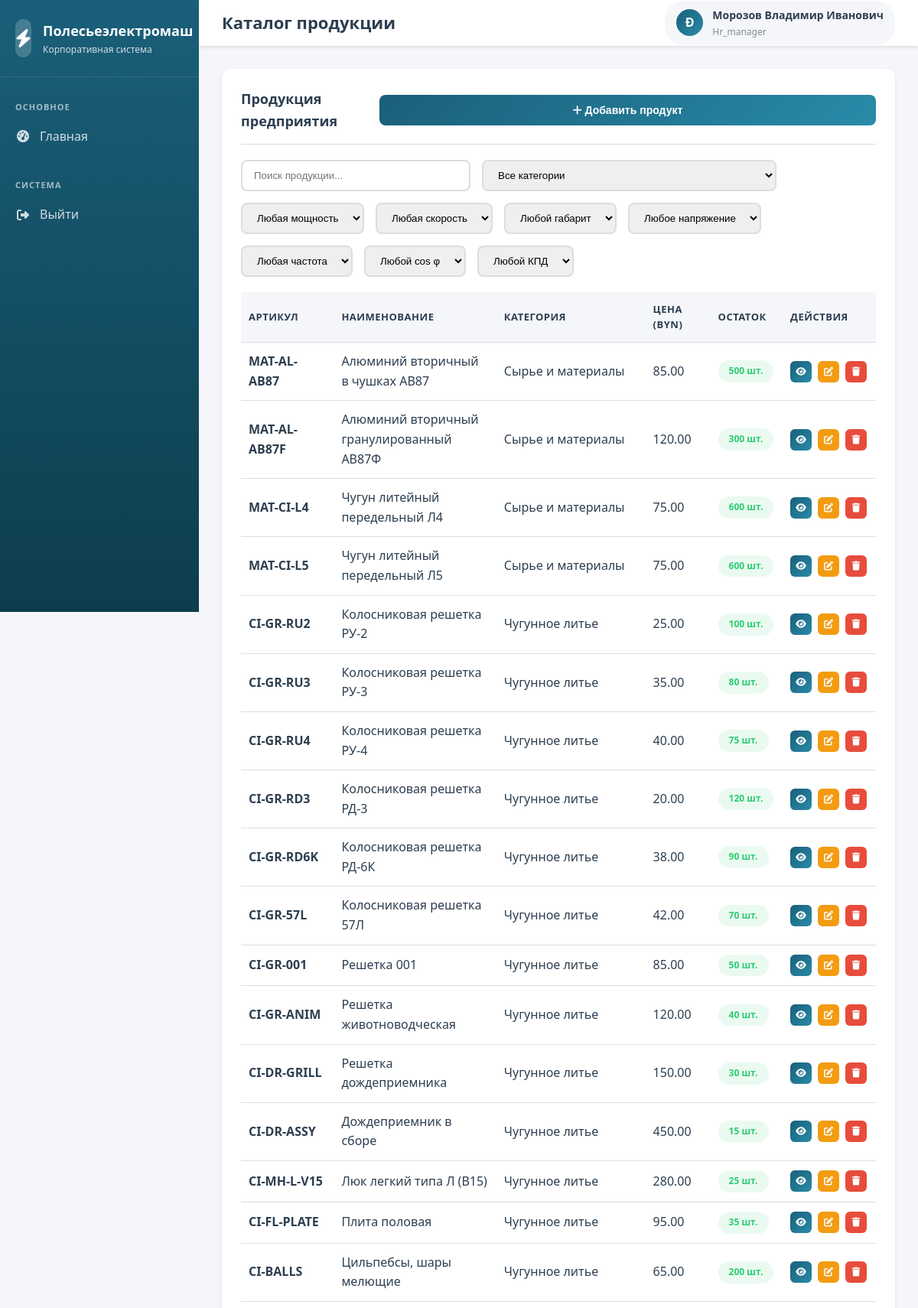
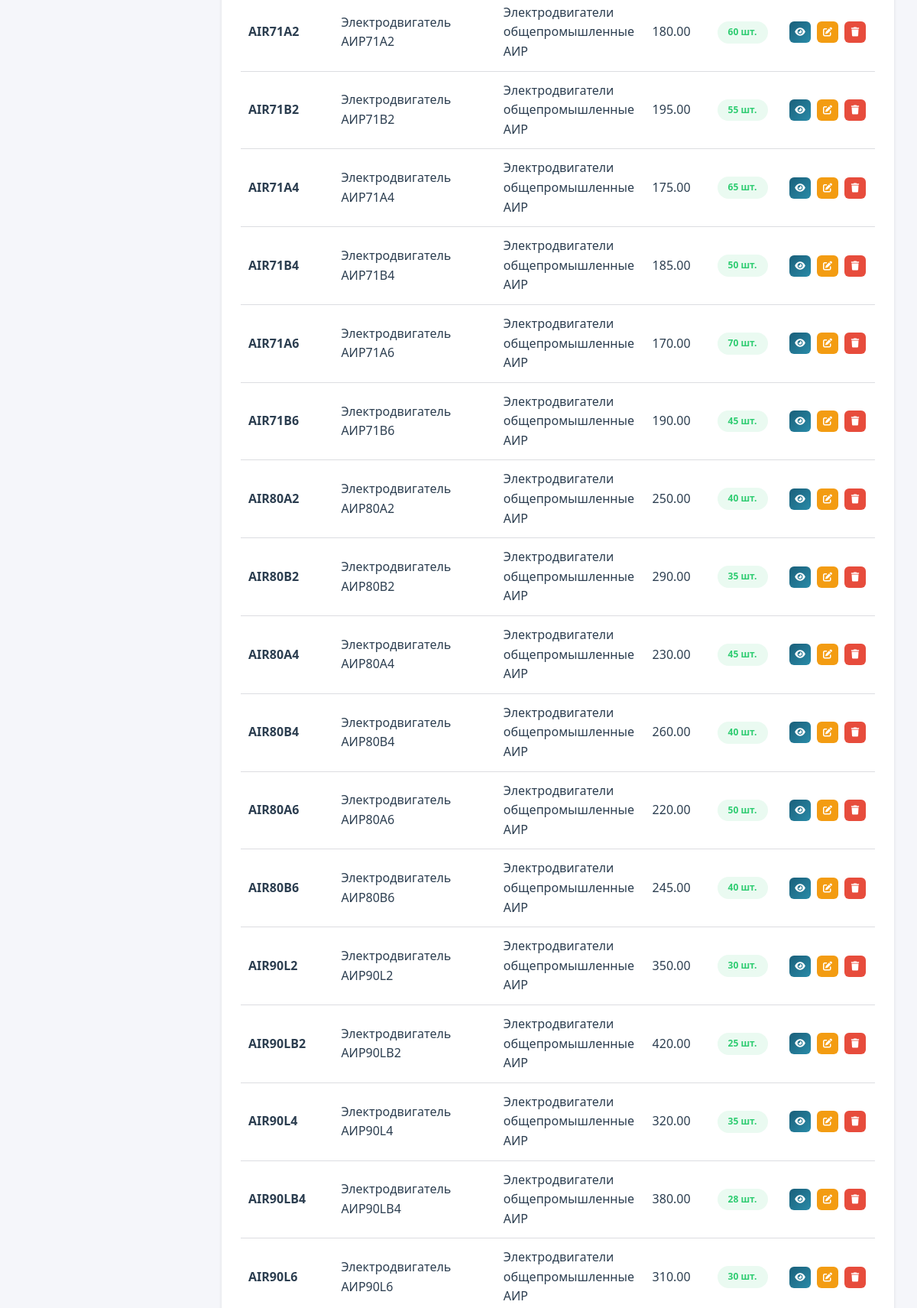
Page /modules/products/index.php (signed in, upper part) on the committed database (2 pictures, top to bottom).
### tables this page shows
CREATE TABLE products (
    id INT AUTO_INCREMENT PRIMARY KEY,
    product_code VARCHAR(50) NOT NULL UNIQUE,
    product_name VARCHAR(200) NOT NULL,
    category_id INT,
    description TEXT,
    specifications JSON,
    base_price DECIMAL(10,2) NOT NULL,
    currency VARCHAR(3) DEFAULT 'BYN',
    weight DECIMAL(10,3) DEFAULT 0 COMMENT 'Вес единицы продукции в кг',
    stock_quantity INT DEFAULT 0,
    min_stock_level INT DEFAULT 10,
    is_active TINYINT(1) DEFAULT 1,
    created_at TIMESTAMP DEFAULT CURRENT_TIMESTAMP,
    updated_at TIMESTAMP DEFAULT CURRENT_TIMESTAMP ON UPDATE CURRENT_TIMESTAMP,
    FOREIGN KEY (category_id) REFERENCES product_categories(id) ON DELETE SET NULL
);

CREATE TABLE product_categories (
    id INT AUTO_INCREMENT PRIMARY KEY,
    category_name VARCHAR(100) NOT NULL,
    parent_id INT NULL,
    description TEXT,
    created_at TIMESTAMP DEFAULT CURRENT_TIMESTAMP,
    FOREIGN KEY (parent_id) REFERENCES product_categories(id) ON DELETE SET NULL
);

### modules/products/index.php (the view, shortened to what this page needs)
<?php
$pdo = getDBConnection();
$userFullName = $_SESSION['full_name'];
$initials = strtoupper(substr($userFullName, 0, 1));
try {
    $stmt = $pdo->query("
        SELECT p.*, pc.category_name
        FROM products p
        LEFT JOIN product_categories pc ON p.category_id = pc.id
        ORDER BY p.created_at DESC
    ");
    $products = $stmt->fetchAll();
} catch (PDOException $e) {
    $error = 'Ошибка загрузки данных';
    $products = [];
    $categories = [];
}
?>
<!DOCTYPE html>
<html lang="ru">
<head>
    <link rel="stylesheet" href="../../assets/css/style.css">
    <link rel="stylesheet" href="https://cdnjs.cloudflare.com/ajax/libs/font-awesome/6.4.0/css/all.min.css">
</head>
<body>
    <div class="dashboard-container">
        <aside class="sidebar">
            <div class="sidebar-header">
                <div class="sidebar-logo">
                    <div class="logo-icon">
                        <i class="fas fa-bolt"></i>
                    </div>
                    <div class="logo-text">
                        <h2>Полесьеэлектромаш</h2>
                        <p>Корпоративная система</p>
                    </div>
                </div>
            </div>
            <?php
            include '../../includes/sidebar.php';
            ?>
        </aside>
        <div class="main-content">
            <header class="header">
                <div class="header-left">
                    <div class="header-title">
                        <h1>Каталог продукции</h1>
                    </div>
                </div>
                <div class="header-right">
                    <div class="user-info">
                        <div class="user-avatar">
                            <?php echo $initials; ?>
                        </div>
                        <div class="user-details">
                            <span class="user-name"><?php echo htmlspecialchars($userFullName); ?></span>
                            <span class="user-role"><?php echo ucfirst($userRole); ?></span>
                        </div>
                    </div>
                </div>
            </header>
            <div class="content-area">
                <div class="card">
                    <div class="card-header">
                        <h2 class="card-title">Продукция предприятия</h2>
                        <button class="btn btn-primary" onclick="openModal('addProductModal')">
                            <i class="fas fa-plus"></i> Добавить продукт
                        </button>
                    </div>
                    <div style="margin-bottom: 20px; display: flex; gap: 15px; flex-wrap: wrap;">
                        <input
                            type="text"
                            id="productSearch"
                            placeholder="Поиск продукции..."
                            onkeyup="filterProducts()"
                            style="padding: 10px 15px; border: 2px solid var(--border-color); border-radius: 8px; width: 300px;"
                        >
                        <select id="categoryFilter" onchange="filterProducts()" style="padding: 10px 15px; border: 2px solid var(--border-color); border-radius: 8px;">
                            <option value="">Все категории</option>
                        </select>
                        <select id="powerFilter" onchange="filterProducts()" style="padding: 10px 15px; border: 2px solid var(--border-color); border-radius: 8px;">
                            <option value="">Любая мощность</option>
                        </select>
                        <select id="speedFilter" onchange="filterProducts()" style="padding: 10px 15px; border: 2px solid var(--border-color); border-radius: 8px;">
                            <option value="">Любая скорость</option>
                        </select>
                        <select id="frameFilter" onchange="filterProducts()" style="padding: 10px 15px; border: 2px solid var(--border-color); border-radius: 8px;">
                            <option value="">Любой габарит</option>
                        </select>
                        <select id="voltageFilter" onchange="filterProducts()" style="padding: 10px 15px; border: 2px solid var(--border-color); border-radius: 8px;">
                            <option value="">Любое напряжение</option>
                        </select>
                        <select id="frequencyFilter" onchange="filterProducts()" style="padding: 10px 15px; border: 2px solid var(--border-color); border-radius: 8px;">
                            <option value="">Любая частота</option>
                        </select>
                        <select id="cosPhiFilter" onchange="filterProducts()" style="padding: 10px 15px; border: 2px solid var(--border-color); border-radius: 8px;">
                            <option value="">Любой cos φ</option>
                        </select>
                        <select id="efficiencyFilter" onchange="filterProducts()" style="padding: 10px 15px; border: 2px solid var(--border-color); border-radius: 8px;">
                            <option value="">Любой КПД</option>
                        </select>
                    </div>
                    <div class="table-responsive">
                        <table class="data-table" id="productsTable">
                            <thead>
                                <tr>
                                    <th>Артикул</th>
                                    <th>Наименование</th>
                                    <th>Категория</th>
                                    <th>Цена (BYN)</th>
                                    <th>Остаток</th>
                                    <th>Действия</th>
                                </tr>
                            </thead>
                            <tbody>
                                <?php if (empty($products)): ?>
                                    <tr>
                                        <td colspan="6" class="text-center">Продукция не найдена</td>
                                    </tr>
                                <?php else: ?>
                                    <?php foreach ($products as $product): ?>
                                        <?php
                                        $specs = json_decode($product['specifications'] ?? '{}', true);
                                        $productWithSpecs = $product;
                                        $productWithSpecs['specifications'] = $specs;
                                        ?>
                                        <tr data-category="<?php echo $product['category_id'] ?? ''; ?>"
                                            data-power="<?php echo isset($specs['power_kw']) ? $specs['power_kw'] : ''; ?>"
                                            data-speed="<?php echo isset($specs['rpm']) ? $specs['rpm'] : ''; ?>"
                                            data-frame="<?php echo isset($specs['frame_size_mm']) ? $specs['frame_size_mm'] : ''; ?>"
                                            data-voltage="<?php echo isset($specs['voltage_v']) ? $specs['voltage_v'] : ''; ?>"
                                            data-frequency="<?php echo isset($specs['frequency_hz']) ? $specs['frequency_hz'] : ''; ?>"
                                            data-cosphi="<?php echo isset($specs['cos_phi']) ? $specs['cos_phi'] : ''; ?>"
                                            data-efficiency="<?php echo isset($specs['efficiency_pct']) ? $specs['efficiency_pct'] : ''; ?>"
                                            data-product='<?php echo htmlspecialchars(json_encode($productWithSpecs, JSON_UNESCAPED_UNICODE), ENT_QUOTES); ?>'>
                                            <td><strong><?php echo htmlspecialchars($product['product_code']); ?></strong></td>
                                            <td><?php echo htmlspecialchars($product['product_name']); ?></td>
                                            <td><?php echo htmlspecialchars($product['category_name'] ?? 'Не указана'); ?></td>
                                            <td><?php echo number_format($product['base_price'], 2); ?></td>
                                            <td>
                                                <?php if ($product['stock_quantity'] <= $product['min_stock_level']): ?>
                                                    <span class="badge badge-danger"><?php echo $product['stock_quantity']; ?> шт.</span>
                                                <?php else: ?>
                                                    <span class="badge badge-success"><?php echo $product['stock_quantity']; ?> шт.</span>
                                                <?php endif; ?>
                                            </td>
                                            <td>
                                                <div class="action-buttons">
                                                    <button class="btn btn-sm btn-icon btn-primary" title="Просмотр характеристик" onclick="viewProduct(<?php echo $product['id']; ?>)">
                                                        <i class="fas fa-eye"></i>
                                                    </button>
                                                    <button class="btn btn-sm btn-icon btn-secondary" title="Редактировать" onclick="editProduct(<?php echo $product['id']; ?>)">
                                                        <i class="fas fa-edit"></i>
                                                    </button>
                                                    <button class="btn btn-sm btn-icon btn-danger" title="Удалить" onclick="deleteProduct(<?php echo $product['id']; ?>, '<?php echo htmlspecialchars($product['product_name']); ?>')">
                                                        <i class="fas fa-trash"></i>
                                                    </button>
                                                </div>
                                            </td>
                                        </tr>
                                    <?php endforeach; ?>
                                <?php endif; ?>
                            </tbody>
                        </table>
                    </div>
                </div>
            </div>
        </div>
    </div>
</body>
</html>

### rows in the picture
products: product_code "MAT-AL-AB87", product_name "Алюминий вторичный в чушках АВ87", category.category_name "Сырье и материалы", base_price "85.00", stock_quantity "500"
products: product_code "MAT-AL-AB87F", product_name "Алюминий вторичный гранулированный АВ87Ф", category.category_name "Сырье и материалы", base_price "120.00", stock_quantity "300"
products: product_code "MAT-CI-L4", product_name "Чугун литейный передельный Л4", category.category_name "Сырье и материалы", base_price "75.00", stock_quantity "600"
products: product_code "MAT-CI-L5", product_name "Чугун литейный передельный Л5", category.category_name "Сырье и материалы", base_price "75.00", stock_quantity "600"
products: product_code "CI-GR-RU2", product_name "Колосниковая решетка РУ-2", category.category_name "Чугунное литье", base_price "25.00", stock_quantity "100"
products: product_code "CI-GR-RU3", product_name "Колосниковая решетка РУ-3", category.category_name "Чугунное литье", base_price "35.00", stock_quantity "80"
products: product_code "CI-GR-RU4", product_name "Колосниковая решетка РУ-4", category.category_name "Чугунное литье", base_price "40.00", stock_quantity "75"
products: product_code "CI-GR-RD3", product_name "Колосниковая решетка РД-3", category.category_name "Чугунное литье", base_price "20.00", stock_quantity "120"
products: product_code "CI-GR-RD6K", product_name "Колосниковая решетка РД-6К", category.category_name "Чугунное литье", base_price "38.00", stock_quantity "90"
products: product_code "CI-GR-57L", product_name "Колосниковая решетка 57Л", category.category_name "Чугунное литье", base_price "42.00", stock_quantity "70"
products: product_code "CI-GR-001", product_name "Решетка 001", category.category_name "Чугунное литье", base_price "85.00", stock_quantity "50"
products: product_code "CI-GR-ANIM", product_name "Решетка животноводческая", category.category_name "Чугунное литье", base_price "120.00", stock_quantity "40"
products: product_code "CI-DR-GRILL", product_name "Решетка дождеприемника", category.category_name "Чугунное литье", base_price "150.00", stock_quantity "30"
products: product_code "CI-DR-ASSY", product_name "Дождеприемник в сборе", category.category_name "Чугунное литье", base_price "450.00", stock_quantity "15"
products: product_code "CI-MH-L-V15", product_name "Люк легкий типа Л (В15)", category.category_name "Чугунное литье", base_price "280.00", stock_quantity "25"
products: product_code "CI-FL-PLATE", product_name "Плита половая", category.category_name "Чугунное литье", base_price "95.00", stock_quantity "35"
products: product_code "CI-BALLS", product_name "Цильпебсы, шары мелющие", category.category_name "Чугунное литье", base_price "65.00", stock_quantity "200"
products: product_code "AIR71A2", product_name "Электродвигатель АИР71А2", category.category_name "Электродвигатели общепромышленные АИР", base_price "180.00", stock_quantity "60"
products: product_code "AIR71B2", product_name "Электродвигатель АИР71В2", category.category_name "Электродвигатели общепромышленные АИР", base_price "195.00", stock_quantity "55"
products: product_code "AIR71A4", product_name "Электродвигатель АИР71А4", category.category_name "Электродвигатели общепромышленные АИР", base_price "175.00", stock_quantity "65"
products: product_code "AIR71B4", product_name "Электродвигатель АИР71В4", category.category_name "Электродвигатели общепромышленные АИР", base_price "185.00", stock_quantity "50"
products: product_code "AIR71A6", product_name "Электродвигатель АИР71А6", category.category_name "Электродвигатели общепромышленные АИР", base_price "170.00", stock_quantity "70"
products: product_code "AIR71B6", product_name "Электродвигатель АИР71В6", category.category_name "Электродвигатели общепромышленные АИР", base_price "190.00", stock_quantity "45"
products: product_code "AIR80A2", product_name "Электродвигатель АИР80А2", category.category_name "Электродвигатели общепромышленные АИР", base_price "250.00", stock_quantity "40"
products: product_code "AIR80B2", product_name "Электродвигатель АИР80В2", category.category_name "Электродвигатели общепромышленные АИР", base_price "290.00", stock_quantity "35"
products: product_code "AIR80A4", product_name "Электродвигатель АИР80А4", category.category_name "Электродвигатели общепромышленные АИР", base_price "230.00", stock_quantity "45"
products: product_code "AIR80B4", product_name "Электродвигатель АИР80В4", category.category_name "Электродвигатели общепромышленные АИР", base_price "260.00", stock_quantity "40"
products: product_code "AIR80A6", product_name "Электродвигатель АИР80А6", category.category_name "Электродвигатели общепромышленные АИР", base_price "220.00", stock_quantity "50"
products: product_code "AIR80B6", product_name "Электродвигатель АИР80В6", category.category_name "Электродвигатели общепромышленные АИР", base_price "245.00", stock_quantity "40"
products: product_code "AIR90L2", product_name "Электродвигатель АИР90L2", category.category_name "Электродвигатели общепромышленные АИР", base_price "350.00", stock_quantity "30"
products: product_code "AIR90LB2", product_name "Электродвигатель АИР90LВ2", category.category_name "Электродвигатели общепромышленные АИР", base_price "420.00", stock_quantity "25"
products: product_code "AIR90L4", product_name "Электродвигатель АИР90L4", category.category_name "Электродвигатели общепромышленные АИР", base_price "320.00", stock_quantity "35"
products: product_code "AIR90LB4", product_name "Электродвигатель АИР90LВ4", category.category_name "Электродвигатели общепромышленные АИР", base_price "380.00", stock_quantity "28"
products: product_code "AIR90L6", product_name "Электродвигатель АИР90L6", category.category_name "Электродвигатели общепромышленные АИР", base_price "310.00", stock_quantity "30"

### other values in the picture
$item['text'] "Главная"
$initials "Ð"
$userFullName "Морозов Владимир Иванович"
$userRole "Hr_manager"
